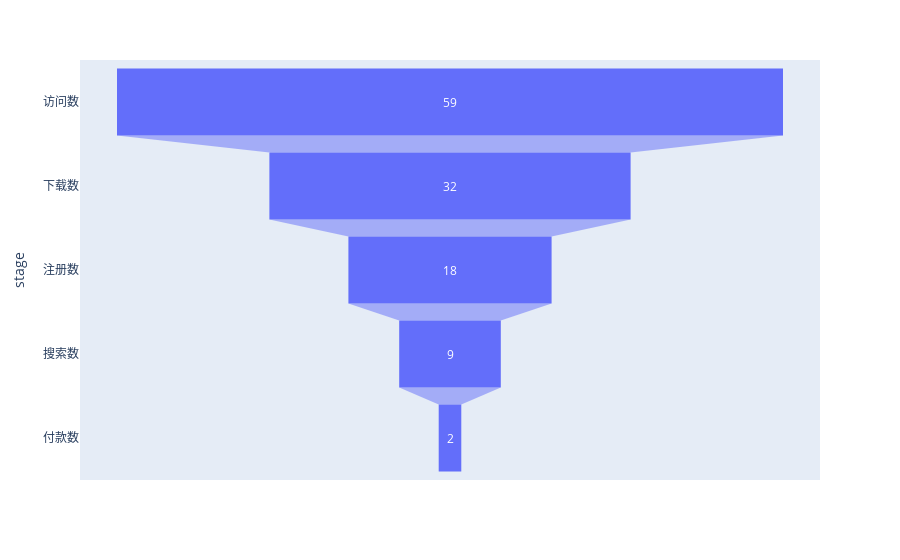

This figure's notebook cell:
### Code cell
import plotly.express as px #导入Plotly.express工具，命名为px

data = dict( #准备漏斗数据
    number=[59, 32, 18, 9, 2],
    stage=["访问数", "下载数", "注册数", "搜索数", "付款数"])
fig = px.funnel(data, x='number', y='stage') #把数据传进漏斗图
fig.show(); #显示漏斗图

### Figure 1 — Plotly figure (JSON) as saved in the notebook; plotly's stock layout.template omitted (floating-point values rounded to 4 significant figures)
{"data": [{"hovertemplate": "number=%{x}<br>stage=%{y}<extra></extra>", "legendgroup": "", "marker": {"color": "#636efa"}, "name": "", "orientation": "h", "showlegend": false, "type": "funnel", "x": [59, 32, 18, 9, 2], "xaxis": "x", "y": ["访问数", "下载数", "注册数", "搜索数", "付款数"], "yaxis": "y"}], "layout": {"legend": {"tracegroupgap": 0}, "margin": {"t": 60}, "xaxis": {"anchor": "y", "domain": [0, 1], "title": {"text": "number"}}, "yaxis": {"anchor": "x", "domain": [0, 1], "title": {"text": "stage"}}}}
